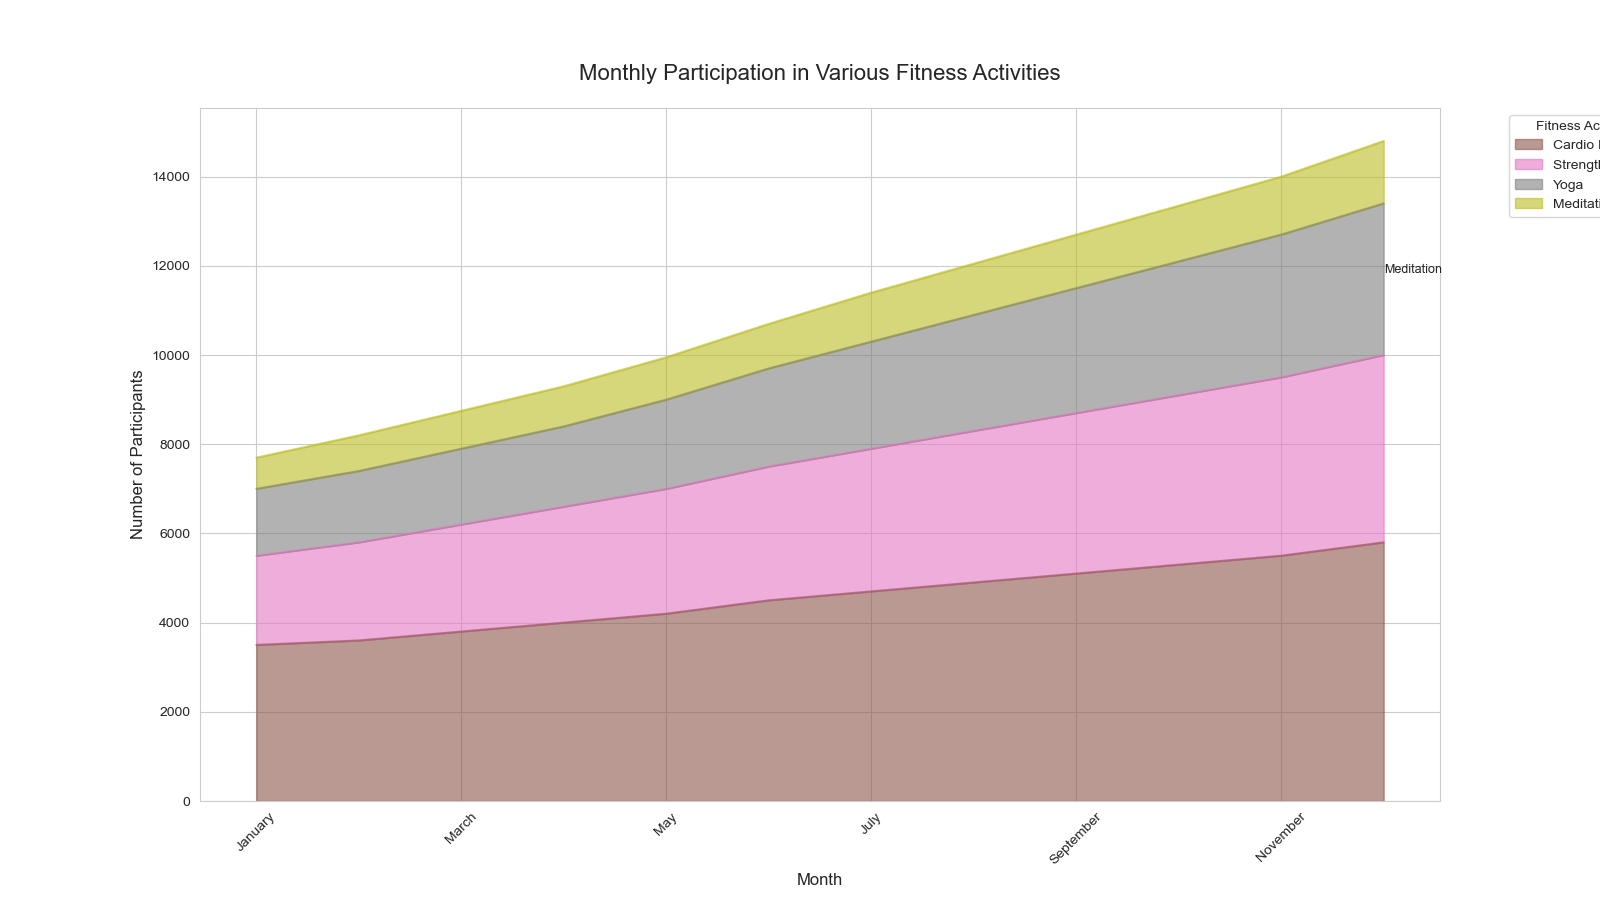

Write the Python code that produced this figure.

import seaborn as sns
import pandas as pd
import matplotlib.pyplot as plt

# Data
data = {
    'Month': ['January', 'February', 'March', 'April', 'May', 'June', 'July', 'August', 'September', 'October', 'November', 'December'],
    'Cardio Exercise': [3500, 3600, 3800, 4000, 4200, 4500, 4700, 4900, 5100, 5300, 5500, 5800],
    'Strength Training': [2000, 2200, 2400, 2600, 2800, 3000, 3200, 3400, 3600, 3800, 4000, 4200],
    'Yoga': [1500, 1600, 1700, 1800, 2000, 2200, 2400, 2600, 2800, 3000, 3200, 3400],
    'Meditation': [700, 800, 850, 900, 950, 1000, 1100, 1150, 1200, 1250, 1300, 1400],
}

df = pd.DataFrame(data)

# Define a color palette
palette = ["#8c564b", "#e377c2", "#7f7f7f", "#bcbd22"]

# Melt DataFrame
df_melted = df.melt('Month', var_name='Activity', value_name='Participants')

# Plot
plt.figure(figsize=(14, 8))

# Area plot
sns.set_style("whitegrid")
df.set_index('Month').plot(kind='area', stacked=True, color=palette, alpha=0.6, figsize=(16, 9))

# Customization
plt.title('Monthly Participation in Various Fitness Activities', fontsize=16, pad=20)
plt.xlabel('Month', fontsize=12)
plt.ylabel('Number of Participants', fontsize=12)
plt.xticks(rotation=45)
plt.legend(title='Fitness Activities', bbox_to_anchor=(1.05, 1), loc='upper left')

# Annotations
for i, activity in enumerate(df.columns[1:]):
    y = df[activity].cumsum() - (0.5 * df[activity])
    for x, value in enumerate(y):
        if x == len(df) - 1:
            plt.text(x, value, f'{activity}', fontsize=9, ha='left', va='center')

plt.tight_layout()
plt.show()
